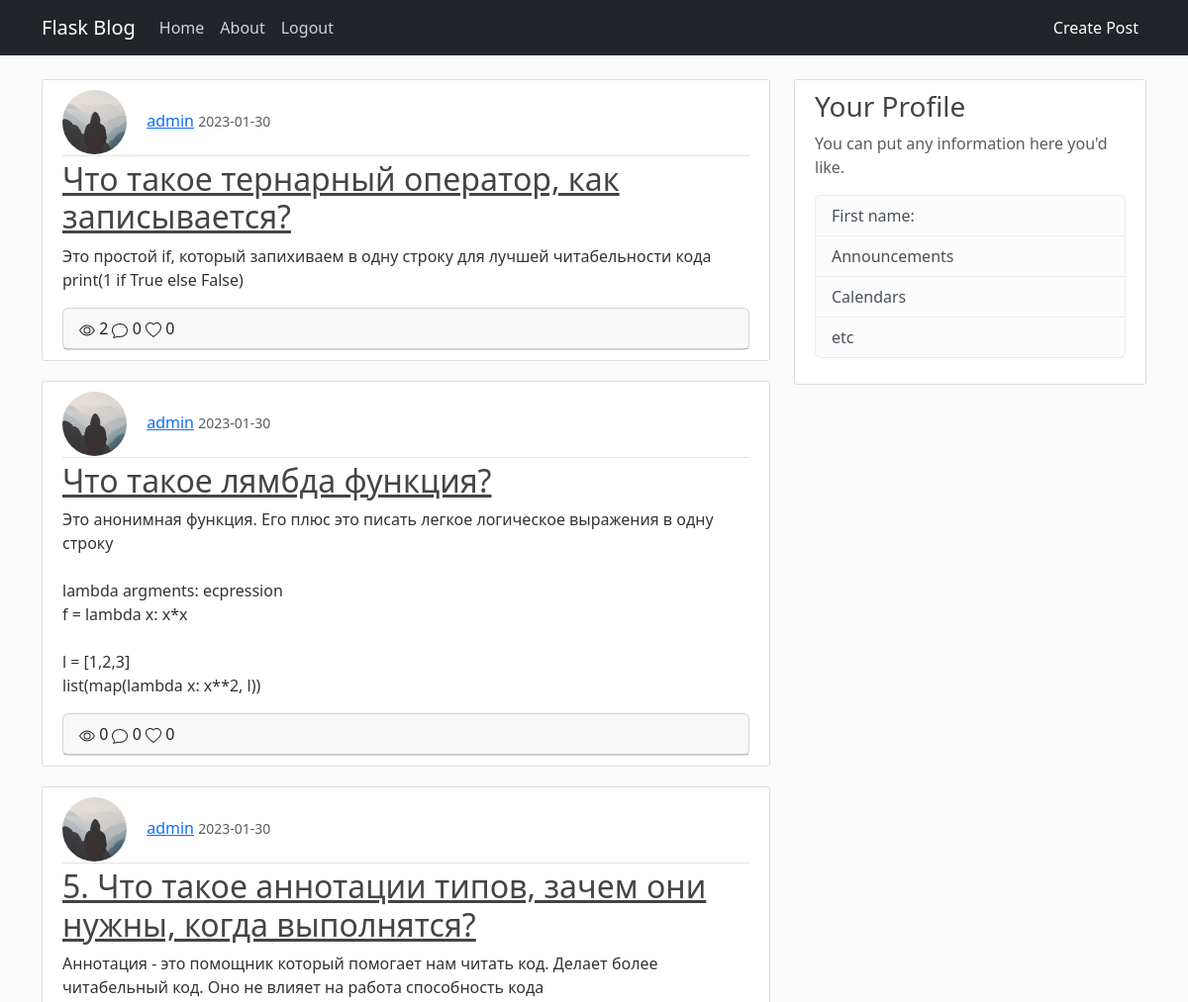
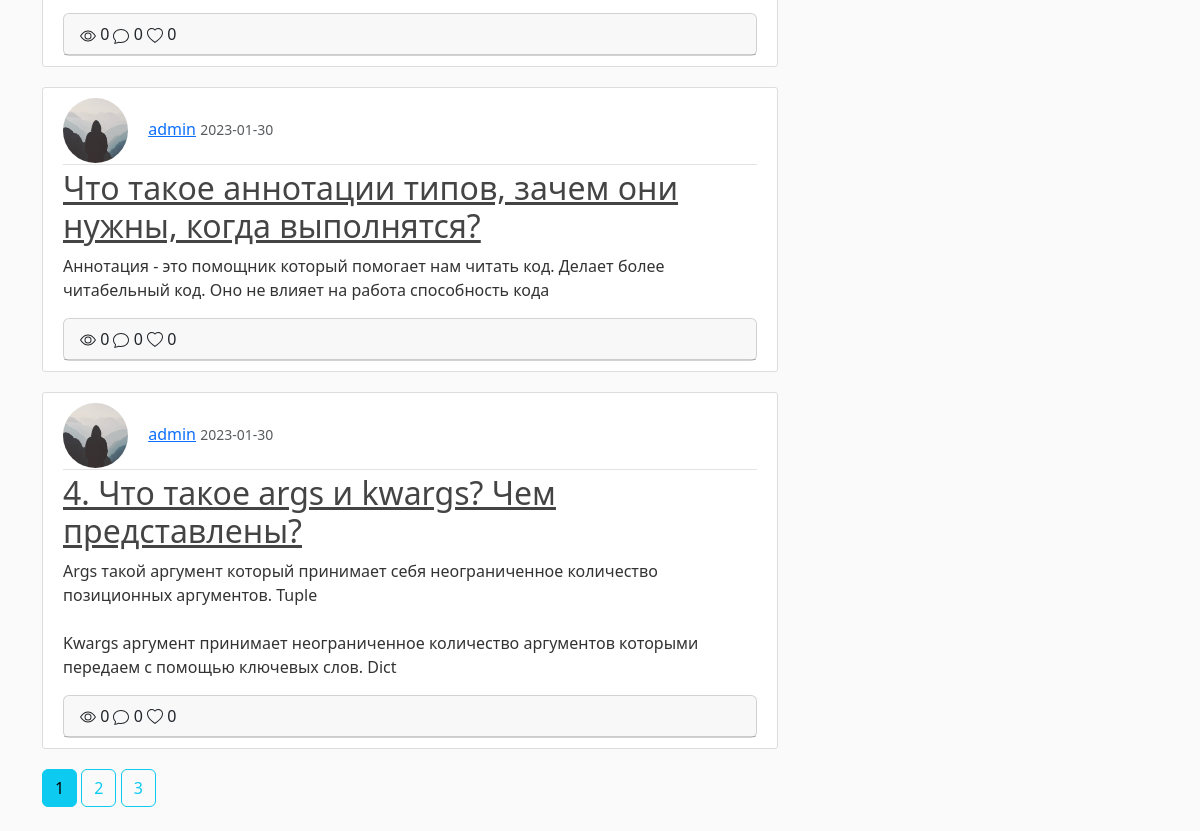
Screenshot of /home (signed in) with the database file from the repository (2 pictures, top to bottom).
### blog/models.py (models this page shows, shortened)
class Post(db.Model):
    id = db.Column(db.Integer, primary_key=True)
    title = db.Column(db.String(100), nullable=False)
    date_posted = db.Column(db.DateTime, nullable=False, default=datetime.utcnow)
    content = db.Column(db.Text, nullable=False)
    user_id = db.Column(db.Integer, db.ForeignKey('user.id'), nullable=False)
    views = db.Column(db.Integer, default=0)
    comments = db.relationship('Comment', backref='post', passive_deletes=True)
    likes = db.relationship('Like', backref='post', passive_deletes=True)

class User(db.Model, UserMixin):
    id = db.Column(db.Integer, primary_key=True)
    username = db.Column(db.String(20), unique=True, nullable=False)
    email = db.Column(db.String(120), unique=True, nullable=False)
    image_file = db.Column(db.String(20), nullable=False, default='default.jpg')
    password = db.Column(db.String(60), nullable=False)
    posts = db.relationship('Post', backref='user', lazy=True)
    comments = db.relationship('Comment', backref='user', passive_deletes=True)
    likes = db.relationship('Like', backref='user', passive_deletes=True)

### blog/views.py (the view)
@main.route("/")
@main.route("/home")
def home():
    page = request.args.get('page', 1, type=int)
    posts = Post.query.order_by(Post.date_posted.desc()).paginate(page=page, per_page=5)
    return render_template('index.html', posts=posts)

### blog/models.py (called while the page is built)
@login_manager.user_loader
def load_user(user_id):
    return User.query.get(int(user_id))

### blog/templates/index.html (shortened to what this page needs)
{% extends "base.html" %}
{% block content %}
    {% for post in posts %}
        <article class="media content-section">
            <div class="article-metadata">
                <img class="rounded-circle article-img" src="{{ url_for('static', filename='profile_pics/' + post.user.image_file) }}">
                <a class="mr-2" href="#">{{ post.user.username }}</a>
                <small class="text-muted">{{ post.date_posted.strftime('%Y-%m-%d') }}</small>
            </div>
          <div class="media-body">
            <h2><a class="article-title" href="{{ url_for('post.post_detail', post_id=post.id) }}">{{ post.title }}</a></h2>
            <p class="article-content">{{ post.content }}</p>
          </div>
            <div class="card">
                 <div class="card-header">
                     {{post.views}}
                     {{post.comments|length}}
                     {{post.likes|length}}
                 </div>
            </div>
        </article>
    {% endfor %}
    {% for page_num in posts.iter_pages(left_edge=1, right_edge=1, left_current=1, right_current=2) %}
      {% if page_num %}
        {% if posts.page == page_num %}
          <a class="btn btn-info mb-4" href="{{ url_for('main.home', page=page_num) }}">{{ page_num }}</a>
        {% else %}
          <a class="btn btn-outline-info mb-4" href="{{ url_for('main.home', page=page_num) }}">{{ page_num }}</a>
        {% endif %}
      {% endif %}
    {% endfor %}
{% endblock content %}
{% block content2 %}
<div class="col-md-4">
  <div class="content-section">
    <h3>Your Profile</h3>
    <p class='text-muted'>You can put any information here you'd like.
      <ul class="list-group">
        <li class="list-group-item list-group-item-light">First name: </li>
        <li class="list-group-item list-group-item-light">Announcements</li>
        <li class="list-group-item list-group-item-light">Calendars</li>
        <li class="list-group-item list-group-item-light">etc</li>
      </ul>
    </p>
  </div>
</div>
{% endblock content2 %}

### blog/static/main.css (style rules this page uses)
body { background: #fafafa; color: #333333; margin-top: 5rem; }
h1, h2, h3, h4, h5, h6 { color: #444444; }
.content-section { background: #ffffff; padding: 10px 20px; border: 1px solid #dddddd; border-radius: 3px; margin-bottom: 20px; }
.article-title { color: #444444; }
.article-content { white-space: pre-line; }
.article-img { height: 65px; width: 65px; margin-right: 16px; }
.article-metadata { padding-bottom: 1px; margin-bottom: 4px; border-bottom: 1px solid #e3e3e3 }

### rows the page displays
Post: image_file (placeholder picture), user.username "admin", date_posted "2023-01-30", title "Что такое тернарный оператор, как записывается?", content "Это простой if, который запихиваем в одну строку для лучшей читабельности кода print(1 if True else False)", views "2", comments|length "0", likes|length "0"
Post: image_file (placeholder picture), user.username "admin", date_posted "2023-01-30", title "Что такое лямбда функция?", content "Это анонимная функция. Его плюс это писать легкое логическое выражения в одну строку lambda argments: ecpression f = lambda x: x*x l = [1,2,3] list(map(lambda x: x**2, l))", views "0", comments|length "0", likes|length "0"
Post: image_file (placeholder picture), user.username "admin", date_posted "2023-01-30", title "5. Что такое аннотации типов, зачем они нужны, когда выполнятся?", content "Аннотация - это помощник который помогает нам читать код. Делает более читабельный код. Оно не влияет на работа способность кода", views "0", comments|length "0", likes|length "0"
Post: image_file (placeholder picture), user.username "admin", date_posted "2023-01-30", title "Что такое аннотации типов, зачем они нужны, когда выполнятся?", content "Аннотация - это помощник который помогает нам читать код. Делает более читабельный код. Оно не влияет на работа способность кода", views "0", comments|length "0", likes|length "0"
Post: image_file (placeholder picture), user.username "admin", date_posted "2023-01-30", title "4. Что такое args и kwargs? Чем представлены?", content "Args такой аргумент который принимает себя неограниченное количество позиционных аргументов. Tuple Kwargs аргумент принимает неограниченное количество аргументов которыми передаем с помощью ключевых слов. Dict", views "0", comments|length "0", likes|length "0"

### other values shown
{{ page_num }} "1"
{{ page_num }} "2" "3"
